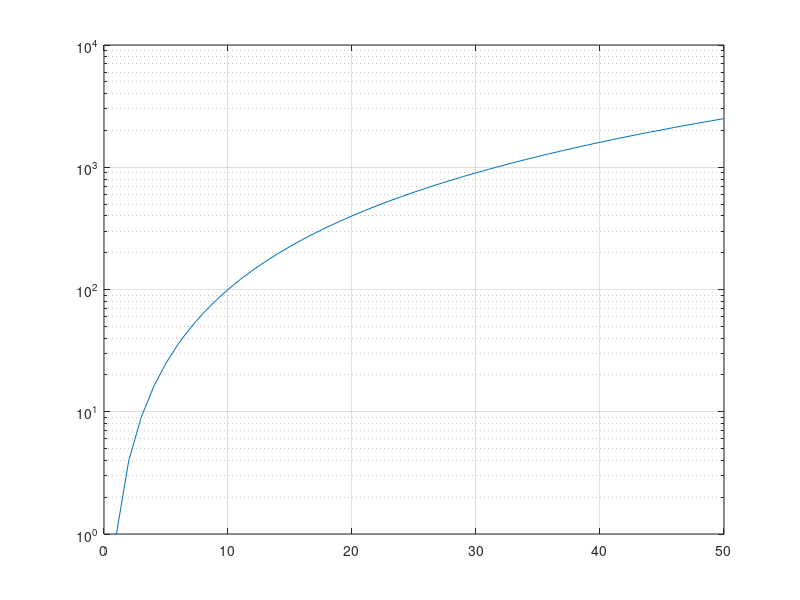

Write MATLAB code to recreate this figure.
x = 1:50;
% create a vector of x- coordinates
y = x.^2;
% create a vector of y- coordinates
semilogy(x,y)
% create a log-linear plot of x and y
grid on
% show the grid lines
